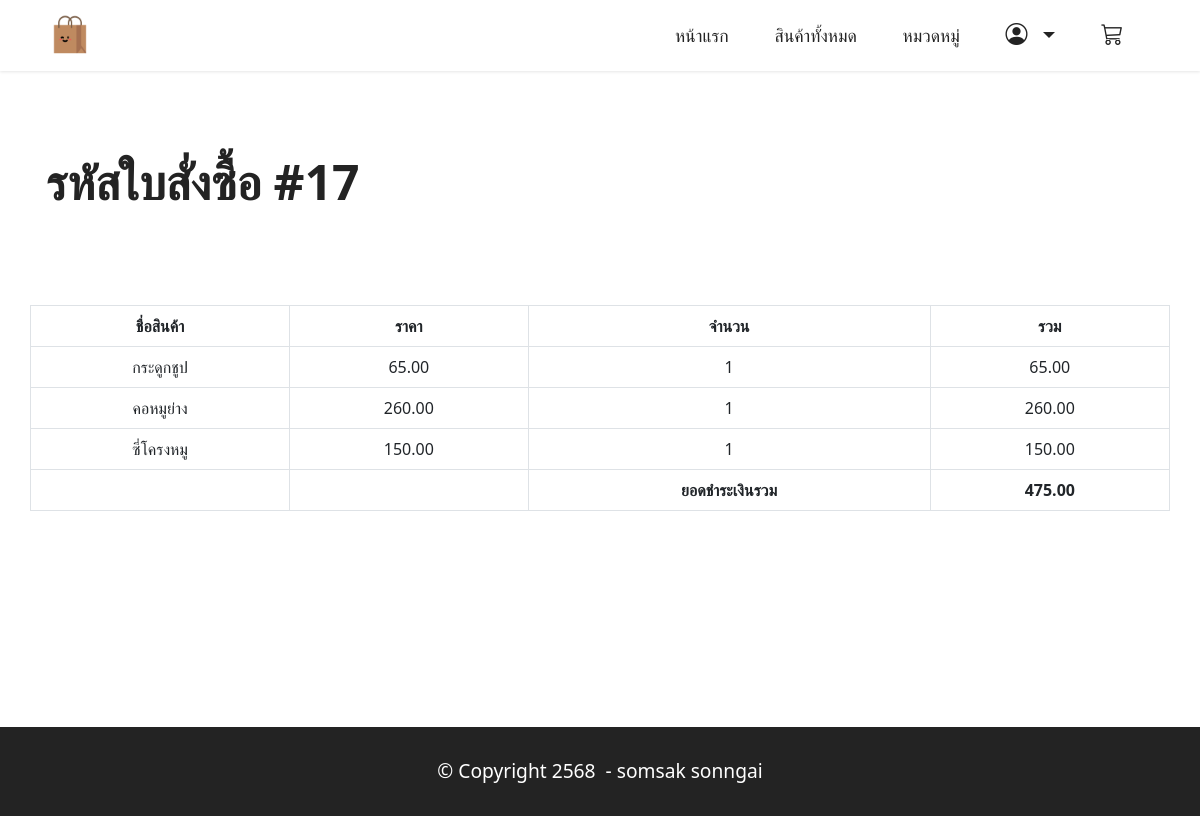
/order/17/ (signed in), run on the app's committed database.
### orderapp/models.py (models this page shows, shortened)
class Order(models.Model):
    fullname = models.CharField(max_length=255, blank=True)  # ชื่อผู้สั่งซื้อ
    phone = models.CharField(max_length=50, blank=True)      # เบอร์โทร
    address = models.CharField(max_length=255, blank=True)   # ที่อยู่
    total = models.DecimalField(max_digits=10, decimal_places=2)  # ยอดรวม
    created = models.DateTimeField(auto_now_add=True)        # วันที่สร้างคำสั่งซื้อ
    customer = models.ForeignKey(User, on_delete=models.CASCADE, default=None)  # ผู้สั่งซื้อ
    def total_with_comma(self):
        return f"{self.total:,.2f}"
    total_with_comma.short_description = "Total (formatted)"  # เปลี่ยนชื่อใน admin view

class OrderDetail(models.Model):
    product = models.CharField(max_length=255)               # ชื่อสินค้า
    price = models.DecimalField(max_digits=10, decimal_places=2)  # ราคาสินค้า
    quantity = models.IntegerField()                         # จำนวนสินค้า
    created = models.DateTimeField(auto_now=True)            # วันที่เพิ่มสินค้าในคำสั่งซื้อ
    order = models.ForeignKey(Order, on_delete=models.CASCADE)  # ความสัมพันธ์กับ Order
    def sub_total(self):
        return f"{self.price*self.quantity:,.2f}" #ทำหารแปลงให้เป็น commaขั้นเพือที่จะดูได้ง่ายขึ้น
    def price_with_comma(self):
        return f"{self.price:,.2f}"
    price_with_comma.short_description = "price (formatted)"  # เปลี่ยนชื่อใน admin view
    def DetailBuy(self):
        return f"Customer: {self.order.customer.username}, Address: {self.order.address}, Phone: {self.order.phone}"
    DetailBuy.short_description = "Customer Details"  # เปลี่ยนชื่อใน admin view

### orderapp/views.py (the view)
# urls.py: path('order/<int:order_id>/',views.orderDetil, name='orderDetil'),
@login_required(login_url="/login")
def orderDetil(request,order_id):
    order=Order.objects.get(pk=order_id)
    if order.customer==request.user:
       order_item= OrderDetail.objects.filter(order=order)
       return render(request,"orderDetail.html",{"order":order,"order_item":order_item})
    else:
        return redirect("/orderHistory")#กำหนดสินในการเข้าถึง ถ้าไม่ได้ทำการlogin ก็จะทำการ redirectไปที่ orderHistory

### orderapp/templates/orderDetail.html (shortened to what this page needs)
{% extends "layout.html"%}
{% load humanize %}
{% block content%}
    <section class="content2 cid-tsEQSCqggh" id="content2-2">
        <div class="container my-5">
            <div class="mbr-section-head">
                <h4 class="mbr-section-title mbr-fonts-style align-start mb-0 display-2">
                    <strong>รหัสใบสั่งซื้อ #{{order.id}}</strong>
                </h4>
            </div>
            <div class="row my-5">
                <table class="table text-center table-bordered my-5">
                    <thead>
                      <tr>
                        <th scope="col">ชื่อสินค้า</th>
                        <th scope="col">ราคา</th>
                        <th scope="col">จำนวน</th>
                        <th scope="col">รวม</th>
                      </tr>
                    </thead>
                    <tbody>
                        {% for item in order_item %}
                        <tr>
                            <td>{{item.product}}</td>
                            <td>{{item.price }}</td>
                            <td>{{item.quantity}}</td>
                            <td>{{item.sub_total}}</td>
                        </tr>
                        {% endfor %}
                        <tr>
                            <td></td>
                            <td></td>
                            <td><strong>ยอดชำระเงินรวม</strong></td>
                            <td><strong>{{order.total}}</strong></td>
                        </tr>
                    </tbody>
                  </table>
            </div>
        </div>
        <br><br><br><br><br>
    </section>
{% endblock%}

### productapp/static/assets/theme/css/style.css (style rules this page uses)
section { background-color: #ffffff; }
body { font-style: normal; line-height: 1.5; font-weight: 400; color: #232323; position: relative; }
section, .container, .container-fluid { position: relative; word-wrap: break-word; }
.mbr-section-title { font-style: normal; line-height: 1.3; }
h1, h2, h3, h4, h5, h6, .display-1, .display-2, .display-4, .display-5, .display-7, span, p, a { line-height: 1; word-break: break-word; word-wrap: break-word; font-weight: 400; }
b, strong { font-weight: bold; }
section { background-position: 50% 50%; background-repeat: no-repeat; background-size: cover; }
.row { display: -webkit-flex; -webkit-flex-wrap: wrap; }
html, body { height: auto; min-height: 100vh; }
@media (min-width: 992px) { .container { padding-left: 16px; padding-right: 16px; } }
@media (min-width: 992px) { .row { margin-left: -16px; margin-right: -16px; } }

### productapp/static/assets/custom/css/custom-style.css (style rules this page uses)
.display-2 { font-size: 3rem; line-height: 1.1; }
body { overflow-x: hidden; }
.cid-tsEQSCqggh { padding-top: 3rem; background-color: #ffffff; }
.cid-tsEQSCqggh .mbr-section-title { color: #232323; }

### data on the page
Order: id "17", total "475.00"
OrderDetail: product "กระดูกชูป", price "65.00", quantity "1", sub_total "65.00"
OrderDetail: product "คอหมูย่าง", price "260.00", quantity "1", sub_total "260.00"
OrderDetail: product "ซี่โครงหมู", price "150.00", quantity "1", sub_total "150.00"
